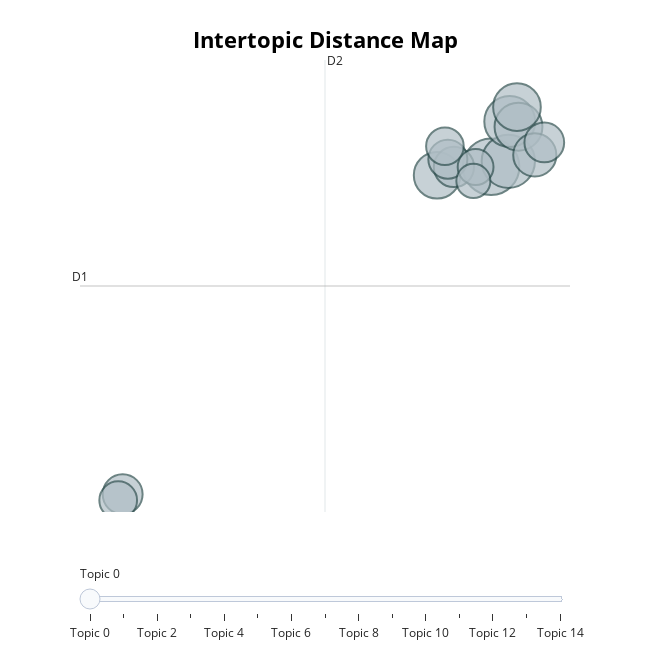

Write notebook code for a chart like this one.
### Markdown cell above
> * Visualization

### Code cell
# Visualizing the generated topics
reduced_model.visualize_topics()

### Figure 1 — Plotly figure (JSON) as saved in the notebook; plotly's stock layout.template omitted (floating-point values rounded to 4 significant figures)
{"data": [{"customdata": [[4.528, 7.241, 0, "salud | mas | gobierno | nacional | justicia", 1470], [5.188, 7.397, 1, "policia | corrupcion | corrupto | gobierno | periodista", 1305], [5.243, 8.529, 2, "colombia | colombio | colombiano | venezuela | mexico", 1187], [5.578, 8.379, 3, "indigena | querer | pueblo | estar | acabar", 1052], [5.52, 8.935, 4, "martuchis | paraco | suppo | uribe | difundan", 1043], [2.46, 7.001, 5, "por | colombia | decir | historia | paro", 997], [6.202, 7.579, 6, "protester | violencia | violence | kill | manifestante", 854], [3.104, 7.236, 7, "gracias | amar | patria | amor | colombiaprofesobjetalesobjeto", 743], [-9.587, -2.065, 8, "presidente | votar | dictadura | colombia | democracy", 732], [6.567, 7.933, 9, "policia | matar | paramilitar | police | colombio", 725], [2.872, 7.457, 10, "pais | familia | dar | vida | decir", 700], [-9.757, -2.234, 11, "tax | reforma | credit | reform | impuesto", 653], [2.76, 7.824, 12, "calle | calles | mayo | pandemia | helicoptero", 650], [3.935, 7.234, 13, "protesta | protest | manifestante | pacifico | vandalismo", 590], [3.851, 6.84, 14, "participar | solidarity | solidaridad | compartir | social", 533]], "hovertemplate": "<b>Topic %{customdata[2]}</b><br>Words: %{customdata[3]}<br>Size: %{customdata[4]}", "legendgroup": "", "marker": {"color": "#B0BEC5", "line": {"color": "DarkSlateGrey", "width": 2}, "size": [1470, 1305, 1187, 1052, 1043, 997, 854, 743, 732, 725, 700, 653, 650, 590, 533], "sizemode": "area", "sizeref": 0.9187, "symbol": "circle"}, "mode": "markers", "name": "", "orientation": "v", "showlegend": false, "type": "scatter", "x": [4.528, 5.188, 5.243, 5.578, 5.52, 2.46, 6.202, 3.104, -9.587, 6.567, 2.872, -9.757, 2.76, 3.935, 3.851], "xaxis": "x", "y": [7.241, 7.397, 8.529, 8.379, 8.935, 7.001, 7.579, 7.236, -2.065, 7.933, 7.457, -2.234, 7.824, 7.234, 6.84], "yaxis": "y"}], "layout": {"annotations": [{"showarrow": false, "text": "D1", "x": -11.22, "y": 3.853, "yshift": 10}, {"showarrow": false, "text": "D2", "x": -1.835, "xshift": 10, "y": 10.28}], "height": 650, "hoverlabel": {"bgcolor": "white", "font": {"family": "Rockwell", "size": 16}}, "legend": {"itemsizing": "constant", "tracegroupgap": 0}, "margin": {"t": 60}, "shapes": [{"line": {"color": "#CFD8DC", "width": 2}, "type": "line", "x0": -1.835, "x1": -1.835, "y0": -2.57, "y1": 10.28}, {"line": {"color": "#9E9E9E", "width": 2}, "type": "line", "x0": -11.22, "x1": 7.552, "y0": 3.853, "y1": 3.853}], "sliders": [{"active": 0, "pad": {"t": 50}, "steps": [{"args": [{"marker.color": [["red", "#B0BEC5", "#B0BEC5", "#B0BEC5", "#B0BEC5", "#B0BEC5", "#B0BEC5", "#B0BEC5", "#B0BEC5", "#B0BEC5", "#B0BEC5", "#B0BEC5", "#B0BEC5", "#B0BEC5", "#B0BEC5"]]}], "label": "Topic 0", "method": "update"}, {"args": [{"marker.color": [["#B0BEC5", "red", "#B0BEC5", "#B0BEC5", "#B0BEC5", "#B0BEC5", "#B0BEC5", "#B0BEC5", "#B0BEC5", "#B0BEC5", "#B0BEC5", "#B0BEC5", "#B0BEC5", "#B0BEC5", "#B0BEC5"]]}], "label": "Topic 1", "method": "update"}, {"args": [{"marker.color": [["#B0BEC5", "#B0BEC5", "red", "#B0BEC5", "#B0BEC5", "#B0BEC5", "#B0BEC5", "#B0BEC5", "#B0BEC5", "#B0BEC5", "#B0BEC5", "#B0BEC5", "#B0BEC5", "#B0BEC5", "#B0BEC5"]]}], "label": "Topic 2", "method": "update"}, {"args": [{"marker.color": [["#B0BEC5", "#B0BEC5", "#B0BEC5", "red", "#B0BEC5", "#B0BEC5", "#B0BEC5", "#B0BEC5", "#B0BEC5", "#B0BEC5", "#B0BEC5", "#B0BEC5", "#B0BEC5", "#B0BEC5", "#B0BEC5"]]}], "label": "Topic 3", "method": "update"}, {"args": [{"marker.color": [["#B0BEC5", "#B0BEC5", "#B0BEC5", "#B0BEC5", "red", "#B0BEC5", "#B0BEC5", "#B0BEC5", "#B0BEC5", "#B0BEC5", "#B0BEC5", "#B0BEC5", "#B0BEC5", "#B0BEC5", "#B0BEC5"]]}], "label": "Topic 4", "method": "update"}, {"args": [{"marker.color": [["#B0BEC5", "#B0BEC5", "#B0BEC5", "#B0BEC5", "#B0BEC5", "red", "#B0BEC5", "#B0BEC5", "#B0BEC5", "#B0BEC5", "#B0BEC5", "#B0BEC5", "#B0BEC5", "#B0BEC5", "#B0BEC5"]]}], "label": "Topic 5", "method": "update"}, {"args": [{"marker.color": [["#B0BEC5", "#B0BEC5", "#B0BEC5", "#B0BEC5", "#B0BEC5", "#B0BEC5", "red", "#B0BEC5", "#B0BEC5", "#B0BEC5", "#B0BEC5", "#B0BEC5", "#B0BEC5", "#B0BEC5", "#B0BEC5"]]}], "label": "Topic 6", "method": "update"}, {"args": [{"marker.color": [["#B0BEC5", "#B0BEC5", "#B0BEC5", "#B0BEC5", "#B0BEC5", "#B0BEC5", "#B0BEC5", "red", "#B0BEC5", "#B0BEC5", "#B0BEC5", "#B0BEC5", "#B0BEC5", "#B0BEC5", "#B0BEC5"]]}], "label": "Topic 7", "method": "update"}, {"args": [{"marker.color": [["#B0BEC5", "#B0BEC5", "#B0BEC5", "#B0BEC5", "#B0BEC5", "#B0BEC5", "#B0BEC5", "#B0BEC5", "red", "#B0BEC5", "#B0BEC5", "#B0BEC5", "#B0BEC5", "#B0BEC5", "#B0BEC5"]]}], "label": "Topic 8", "method": "update"}, {"args": [{"marker.color": [["#B0BEC5", "#B0BEC5", "#B0BEC5", "#B0BEC5", "#B0BEC5", "#B0BEC5", "#B0BEC5", "#B0BEC5", "#B0BEC5", "red", "#B0BEC5", "#B0BEC5", "#B0BEC5", "#B0BEC5", "#B0BEC5"]]}], "label": "Topic 9", "method": "update"}, {"args": [{"marker.color": [["#B0BEC5", "#B0BEC5", "#B0BEC5", "#B0BEC5", "#B0BEC5", "#B0BEC5", "#B0BEC5", "#B0BEC5", "#B0BEC5", "#B0BEC5", "red", "#B0BEC5", "#B0BEC5", "#B0BEC5", "#B0BEC5"]]}], "label": "Topic 10", "method": "update"}, {"args": [{"marker.color": [["#B0BEC5", "#B0BEC5", "#B0BEC5", "#B0BEC5", "#B0BEC5", "#B0BEC5", "#B0BEC5", "#B0BEC5", "#B0BEC5", "#B0BEC5", "#B0BEC5", "red", "#B0BEC5", "#B0BEC5", "#B0BEC5"]]}], "label": "Topic 11", "method": "update"}, {"args": [{"marker.color": [["#B0BEC5", "#B0BEC5", "#B0BEC5", "#B0BEC5", "#B0BEC5", "#B0BEC5", "#B0BEC5", "#B0BEC5", "#B0BEC5", "#B0BEC5", "#B0BEC5", "#B0BEC5", "red", "#B0BEC5", "#B0BEC5"]]}], "label": "Topic 12", "method": "update"}, {"args": [{"marker.color": [["#B0BEC5", "#B0BEC5", "#B0BEC5", "#B0BEC5", "#B0BEC5", "#B0BEC5", "#B0BEC5", "#B0BEC5", "#B0BEC5", "#B0BEC5", "#B0BEC5", "#B0BEC5", "#B0BEC5", "red", "#B0BEC5"]]}], "label": "Topic 13", "method": "update"}, {"args": [{"marker.color": [["#B0BEC5", "#B0BEC5", "#B0BEC5", "#B0BEC5", "#B0BEC5", "#B0BEC5", "#B0BEC5", "#B0BEC5", "#B0BEC5", "#B0BEC5", "#B0BEC5", "#B0BEC5", "#B0BEC5", "#B0BEC5", "red"]]}], "label": "Topic 14", "method": "update"}]}], "title": {"font": {"color": "Black", "size": 22}, "text": "<b>Intertopic Distance Map", "x": 0.5, "xanchor": "center", "y": 0.95, "yanchor": "top"}, "width": 650, "xaxis": {"anchor": "y", "domain": [0, 1], "range": [-11.22, 7.552], "title": {"text": ""}, "visible": false}, "yaxis": {"anchor": "x", "domain": [0, 1], "range": [-2.57, 10.28], "title": {"text": ""}, "visible": false}}}
